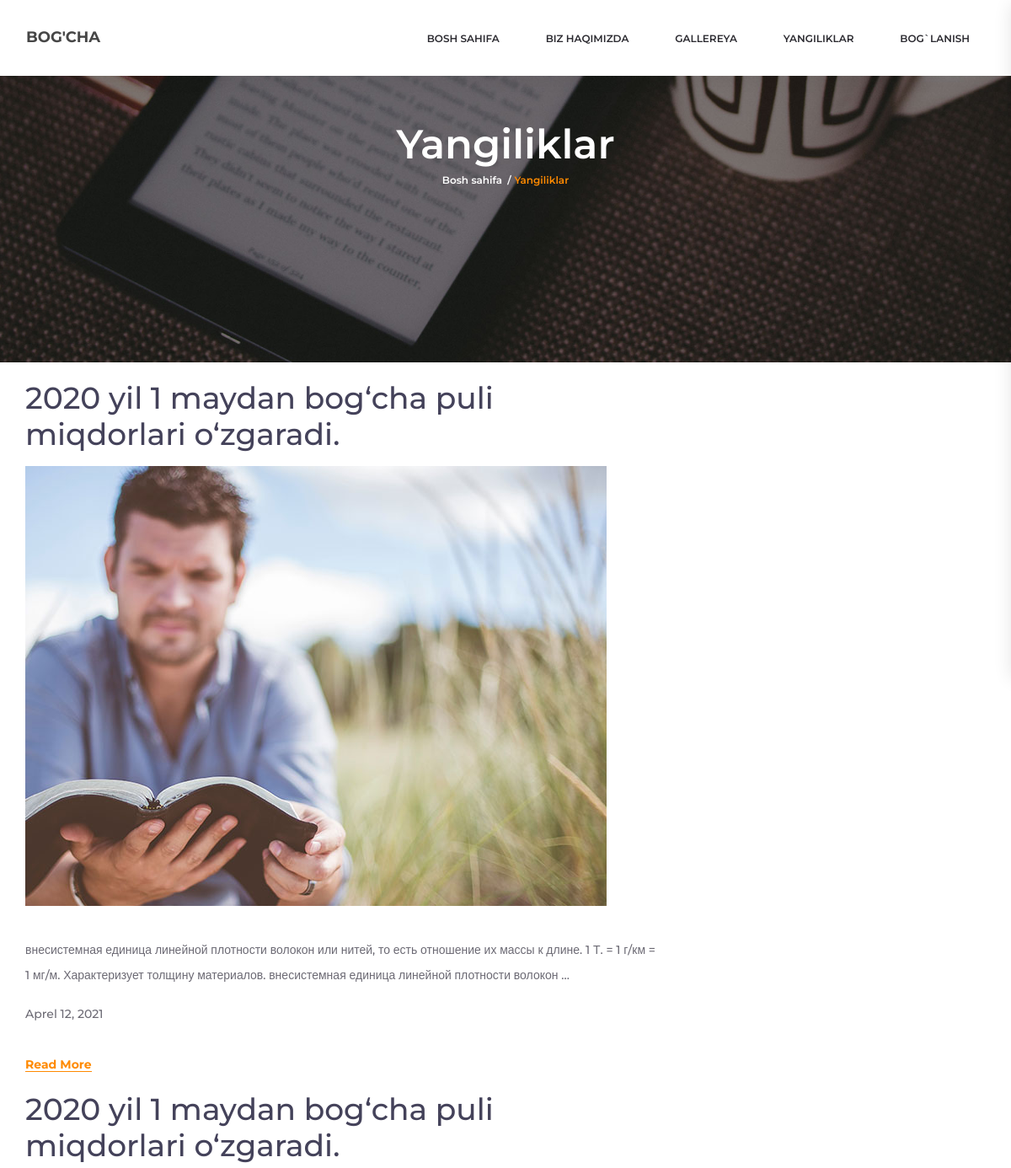
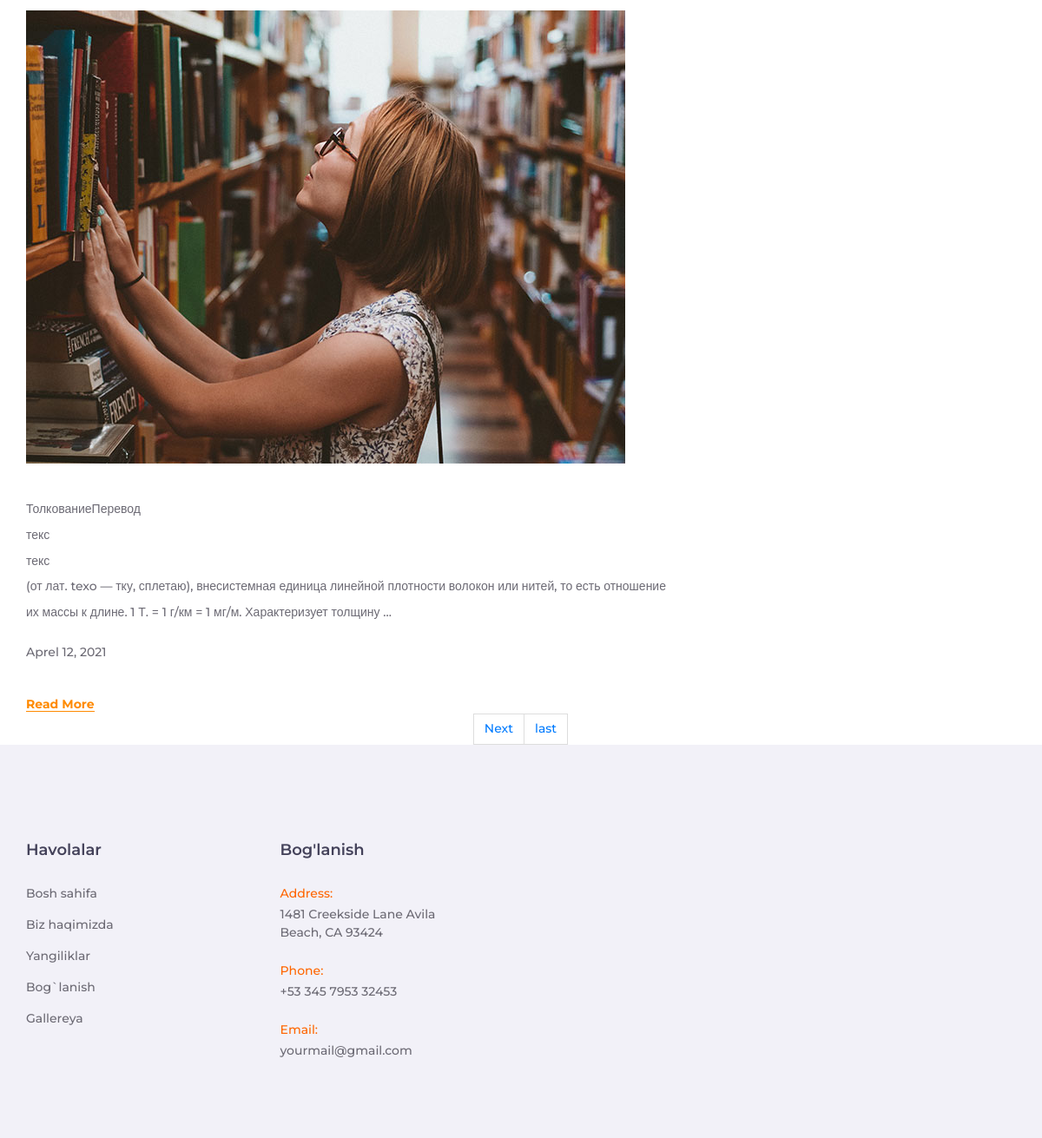
Page /news/ on the committed database (2 pictures, top to bottom).
### news/models.py (models this page shows, shortened)
class News(models.Model):
    news_photo = models.ImageField(upload_to='newsimg', default='-')
    news_title = models.CharField(max_length=255, null=False)
    news_text = models.TextField(default='Текст')
    news_date = models.DateField(auto_now=True)
    class Meta:
        verbose_name = 'Новость'
        verbose_name_plural = 'Новости'

### news/views.py (the view)
# urls.py: path('', NewsPage.as_view(), name='news'),
class NewsPage(ListView):
    template_name = 'news.html'
    model = News
    paginate_by = 2

### templates/news.html (shortened to what this page needs)
{% extends 'base.html' %}
{% load static %}
{% block news %}
    <div class="home">
        <div class="home_background parallax_background parallax-window" data-parallax="scroll"
             data-image-src="{% static 'images/news.jpg' %}" data-speed="0.8">
            <div class="home_container">
                <div class="container">
                    <div class="row">
                        <div class="col">
                            <div class="home_content text-center">
                                <div class="home_title">Yangiliklar</div>
                                <div class="breadcrumbs">
                                    <ul>
                                        <li><a href="/">Bosh sahifa</a></li>
                                        <li>Yangiliklar</li>
                                    </ul>
                                </div>
                            </div>
                        </div>
                    </div>
                </div>
            </div>
        </div>
    </div>
    {% for slide in object_list %}
        <div class="container"><br>
            <div class="row">
                <div class="col-lg-8 ftco-animate">
                    <h2 class="mb-3"> {{ slide.news_title }} </h2>
                    <p>
                        <img src="{{ slide.news_photo.url }}" alt="" class="img-fluid">
                    </p>
                    <div class="news_post_text">
                        <p> {{ slide.news_text|safe|linebreaks|truncatewords:30 }}
                        <p>{{ slide.news_date }}</p>
                    </div>
                    <div class="news_post_link"><a href="{% url 'news:get' pk=slide.pk %}">Read More</a></div>
                </div>
            </div>
        </div>
    {% endfor %}
    <nav aria-label="Page navigation example">
        <ul class="pagination justify-content-center">
            {% if page_obj.has_next %}
                    <a class="page-link" href="?page={{ page_obj.next_page_number }}">Next</a>
                    <a class="page-link" href="?page={{ page_obj.paginator.num_pages }}">last </a>
            {% endif %}
        </ul>
    </nav>
{% endblock %}

### kg/static/styles/main_styles.css (style rules this page uses)
* { margin: 0; padding: 0; -webkit-font-smoothing: antialiased; -webkit-text-shadow: rgba(0,0,0,.01) 0 0 1px; text-shadow: rgba(0,0,0,.01) 0 0 1px; }
body { font-family: 'Montserrat', sans-serif; font-size: 14px; font-weight: 500; background: #FFFFFF; color: #6c6a74; }
div { display: block; position: relative; -webkit-box-sizing: border-box; -moz-box-sizing: border-box; box-sizing: border-box; }
ul { list-style: none; margin-bottom: 0px; }
p { font-family: 'Montserrat', sans-serif; font-size: 14px; line-height: 2.14; font-weight: 500; color: #6c6a74; -webkit-font-smoothing: antialiased; -webkit-text-shadow: rgba(0,0,0,.01) 0 0 1px; text-shadow: rgba(0,0,0,.01) 0 0 1px; }
p:last-of-type { margin-bottom: 0; }
a, a:hover, a:visited, a:active, a:link { text-decoration: none; -webkit-font-smoothing: antialiased; -webkit-text-shadow: rgba(0,0,0,.01) 0 0 1px; text-shadow: rgba(0,0,0,.01) 0 0 1px; }
h2 { font-size: 36px; }
h1, h2, h3, h4, h5, h6 { font-family: 'Montserrat', sans-serif; color: #44425a; -webkit-font-smoothing: antialiased; -webkit-text-shadow: rgba(0,0,0,.01) 0 0 1px; text-shadow: rgba(0,0,0,.01) 0 0 1px; }
.parallax-window { min-height: 400px; background: transparent; }
.parallax_background { position: absolute; top: 0; left: 0; width: 100%; height: 100%; }
.home { width: 100%; height: 100vh; }
.home_background { position: absolute; top: 0; left: 0; width: 100%; height: 100%; }
.home_container { position: absolute; top: 35.5%; left: 0; width: 100%; }
.home_title { width: 100%; font-size: 72px; line-height: 1.2; font-weight: 600; color: #FFFFFF; }

### kg/static/styles/about.css (style rules this page uses)
* { margin: 0; padding: 0; -webkit-font-smoothing: antialiased; -webkit-text-shadow: rgba(0,0,0,.01) 0 0 1px; text-shadow: rgba(0,0,0,.01) 0 0 1px; }
body { font-family: 'Montserrat', sans-serif; font-size: 14px; font-weight: 500; background: #FFFFFF; color: #6c6a74; }
div { display: block; position: relative; -webkit-box-sizing: border-box; -moz-box-sizing: border-box; box-sizing: border-box; }
ul { list-style: none; margin-bottom: 0px; }
p { font-family: 'Montserrat', sans-serif; font-size: 14px; line-height: 2.14; font-weight: 500; color: #6c6a74; -webkit-font-smoothing: antialiased; -webkit-text-shadow: rgba(0,0,0,.01) 0 0 1px; text-shadow: rgba(0,0,0,.01) 0 0 1px; }
p:last-of-type { margin-bottom: 0; }
a, a:hover, a:visited, a:active, a:link { text-decoration: none; -webkit-font-smoothing: antialiased; -webkit-text-shadow: rgba(0,0,0,.01) 0 0 1px; text-shadow: rgba(0,0,0,.01) 0 0 1px; }
h2 { font-size: 36px; }
h1, h2, h3, h4, h5, h6 { font-family: 'Montserrat', sans-serif; color: #44425a; -webkit-font-smoothing: antialiased; -webkit-text-shadow: rgba(0,0,0,.01) 0 0 1px; text-shadow: rgba(0,0,0,.01) 0 0 1px; }
.parallax-window { min-height: 400px; background: transparent; }
.parallax_background { position: absolute; top: 0; left: 0; width: 100%; height: 100%; }
.home { width: 100%; height: 430px; }
.home_container { position: absolute; bottom: 92px; left: 0; width: 100%; }
.home_title { font-size: 48px; font-weight: 600; line-height: 0.75; color: #FFFFFF; }
.breadcrumbs { margin-top: 14px; }
.breadcrumbs ul li { display: inline-block; position: relative; color: #ff8a00; font-size: 12px; font-weight: 600; }
.breadcrumbs ul li a { font-size: 12px; color: #FFFFFF; -webkit-transition: all 200ms ease; -moz-transition: all 200ms ease; -ms-transition: all 200ms ease; -o-transition: all 200ms ease; transition: all 200ms ease; }
.breadcrumbs ul li:not(:last-child)::after { display: inline-block; position: relative; content: '/'; margin-left: 6px; font-size: 12px; font-weight: 600; color: #FFFFFF; line-height: 0.75; }

### rows in the picture
News: news_title "2020 yil 1 maydan bog‘cha puli miqdorlari o‘zgaradi.", news_photo (picture), news_text "внесистемная единица линейной плотности волокон или нитей, то есть отношение их массы к длине. 1 Т. = 1 г/км = 1 мг/м. Характеризует толщину материалов. внесистемная единица линейной плотности волокон …", news_date "Aprel 12, 2021"
News: news_title "2020 yil 1 maydan bog‘cha puli miqdorlari o‘zgaradi.", news_photo (picture), news_text "ТолкованиеПеревод текс текс (от лат. texo — тку, сплетаю), внесистемная единица линейной плотности волокон или нитей, то есть отношение их массы к длине. 1 Т. = 1 г/км = 1 мг/м. Характеризует толщину …", news_date "Aprel 12, 2021"
